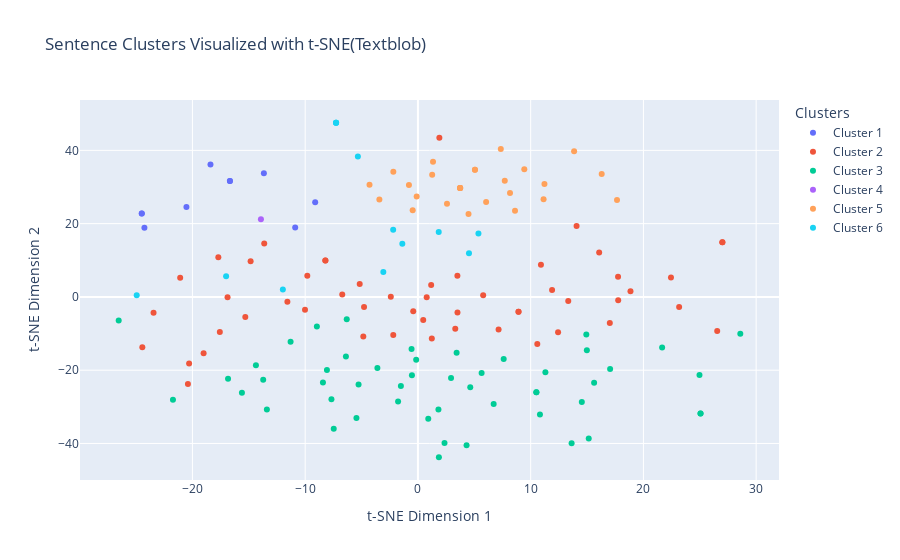

The code cell stored with this chart in its notebook:
### Code cell
fig = go.Figure()

for i in range(num_clusters):
    indices = labels_textblob == i
    fig.add_trace(go.Scatter(
        x=reduced_vectors_2d[indices, 0],
        y=reduced_vectors_2d[indices, 1],
        mode='markers',
        name=f'Cluster {i + 1}'
    ))

fig.update_layout(
    title='Sentence Clusters Visualized with t-SNE(Textblob)',
    xaxis_title='t-SNE Dimension 1',
    yaxis_title='t-SNE Dimension 2',
    legend_title="Clusters"
)

pio.show(fig)
